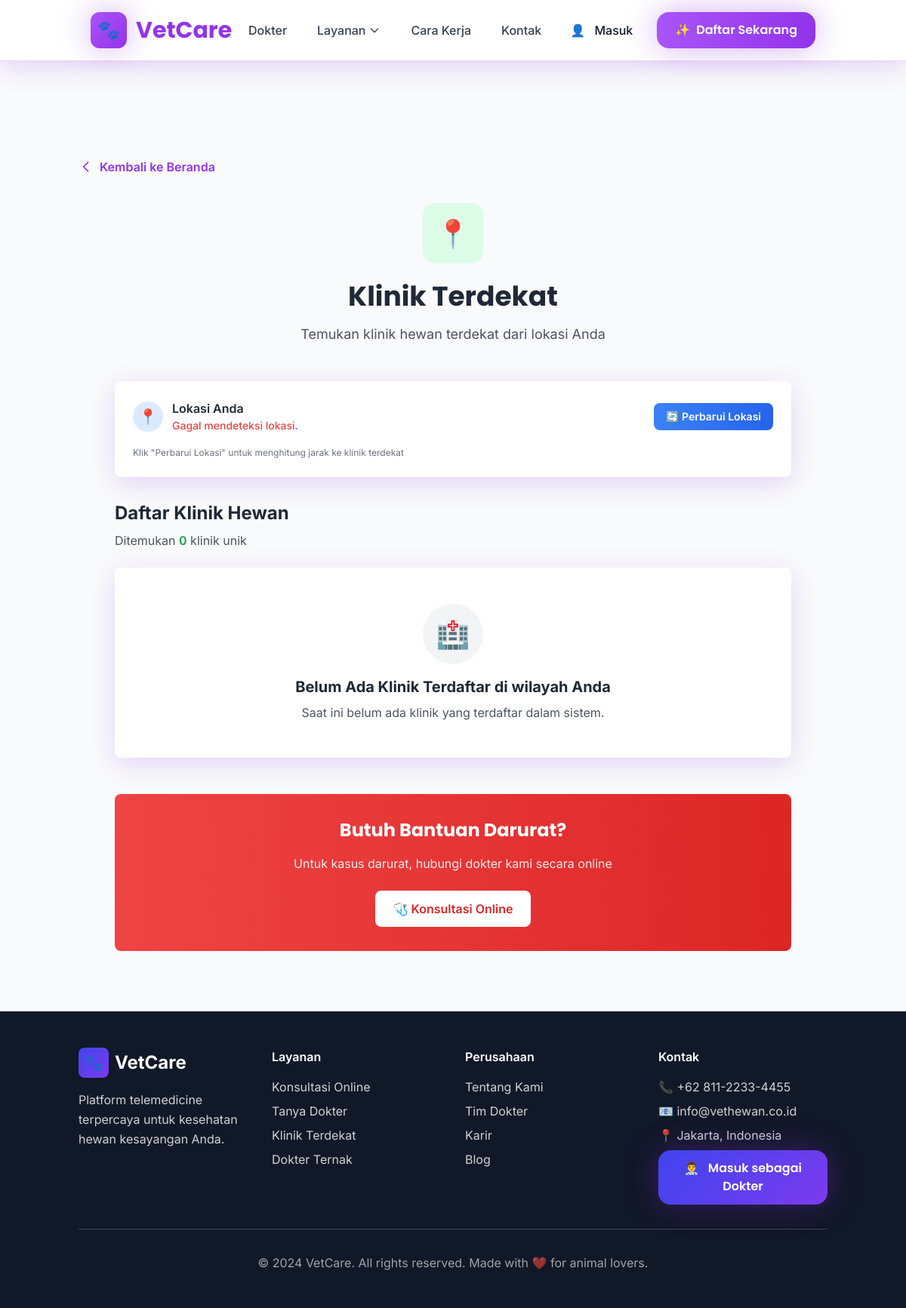
The page /?route=klinik-terdekat on the database as committed earlier.
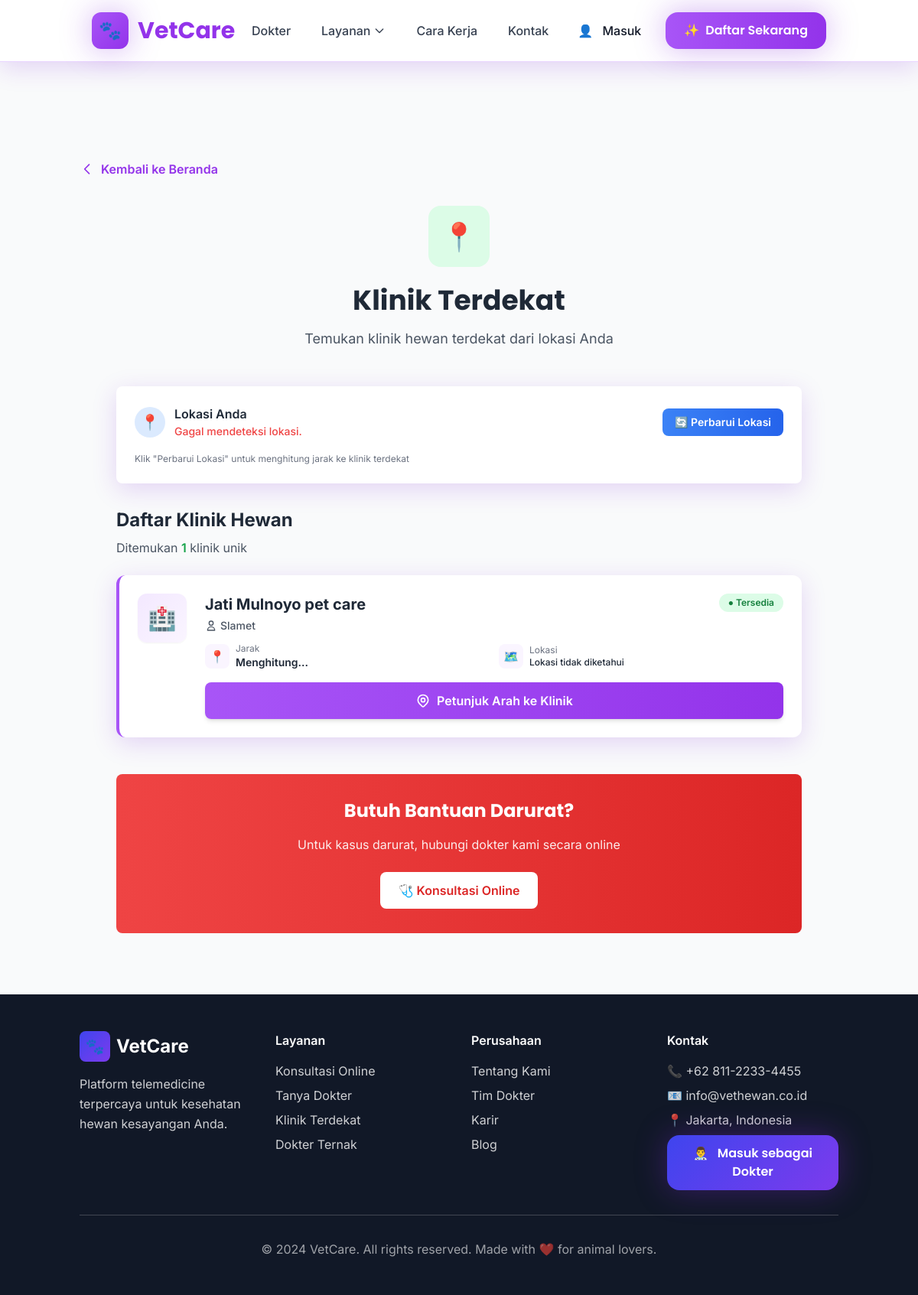
The same page on the database as committed later.
### tables this page shows
CREATE TABLE `m_lokasipraktik` (
  `dokter` int DEFAULT NULL,
  `nama_klinik` varchar(100) DEFAULT NULL,
  `alamat` varchar(255) NOT NULL DEFAULT '0',
  `lat` decimal(10,8) NOT NULL DEFAULT (0),
  `long` decimal(11,8) NOT NULL DEFAULT (0)
);

CREATE TABLE `m_dokter` (
  `id_dokter` int NOT NULL,
  `nama_dokter` varchar(70) NOT NULL DEFAULT '0',
  `ttl` date NOT NULL DEFAULT (curdate()),
  `strv` char(21) DEFAULT '0',
  `exp_strv` date DEFAULT (curdate()),
  `sip` varchar(30) DEFAULT '0',
  `exp_sip` date DEFAULT (curdate()),
  `foto` varchar(200) DEFAULT NULL,
  `pengalaman` year NOT NULL,
  `rate` decimal(3,2) NOT NULL DEFAULT '1.00',
  `status` enum('aktif','nonaktif') DEFAULT 'nonaktif',
  `harga` mediumint UNSIGNED DEFAULT NULL
);

### includes/DAO_dokter.php (called while the page is built, shortened)
<?php
class DAO_dokter
{
    static function allDoktersLocations()
    {
        $conn = Database::getConnection();
        $sql = 'select
                l.*,
                d.nama_dokter,
                d.kabupaten,
                d.provinsi
           from m_lokasipraktik as l
           inner join m_dokter as d on d.id_dokter=l.dokter
           where d.status="aktif"';
        try {
            $stmt = $conn->prepare($sql);
            $stmt->execute();
            $hasil = $stmt->fetchAll(PDO::FETCH_ASSOC);
            return $hasil;
        } catch (PDOException $e) {
            custom_log('[DAO_dokter::allDoktersLocations]: ' . $e->getMessage(), LOG_TYPE::ERROR);
            return false;
        }
    }
}
?>

### pages/klinik-terdekat.php (the view, shortened to what the changed rows need)
<?php
$raw_locations = DAO_dokter::allDoktersLocations();
$locations = [];
foreach ($raw_locations as $loc) {
    $locations[] = $loc;
}
?>
<div class="pt-32 pb-20">
    <div class="container mx-auto px-4">
        <div class="mb-8">
            <button onclick="navigateTo('?route=')"
                class="inline-flex items-center text-purple-600 hover:text-purple-700 font-semibold transition-colors duration-200">
                <svg class="w-5 h-5 mr-2" fill="none" stroke="currentColor" viewBox="0 0 24 24">
                    <path stroke-linecap="round" stroke-linejoin="round" stroke-width="2" d="M15 19l-7-7 7-7"></path>
                </svg>
                Kembali ke Beranda
            </button>
        </div>
        <div class="max-w-4xl mx-auto">
            <div class="text-center mb-12">
                <div class="w-20 h-20 bg-green-100 rounded-2xl flex items-center justify-center mx-auto mb-6">
                    <span class="text-4xl text-green-600">📍</span>
                </div>
                <h1 class="text-4xl font-display font-bold text-gray-800 mb-4">
                    Klinik Terdekat
                </h1>
                <p class="text-gray-600 text-lg max-w-2xl mx-auto">
                    Temukan klinik hewan terdekat dari lokasi Anda
                </p>
            </div>
            <div class="bg-white rounded-lg shadow-card p-6 mb-8">
                <div class="flex items-center justify-between mb-4">
                    <div class="flex items-center gap-3">
                        <div class="w-10 h-10 bg-blue-100 rounded-full flex items-center justify-center">
                            <span class="text-xl">📍</span>
                        </div>
                        <div>
                            <h3 class="font-semibold text-gray-800">Lokasi Anda</h3>
                            <p class="text-sm text-gray-800 font-medium leading-relaxed break-words"
                                id="user-location-text">
                            </p>
                        </div>
                    </div>
                    <button onclick="getUserLocation()"
                        class="bg-gradient-to-r from-blue-500 to-blue-600 text-white px-4 py-2 rounded-lg font-semibold hover:from-blue-600 hover:to-blue-700 transition-all duration-300 text-sm">
                        🔄 Perbarui Lokasi
                    </button>
                </div>
                <div class="text-xs text-gray-500">
                    Klik "Perbarui Lokasi" untuk menghitung jarak ke klinik terdekat
                </div>
            </div>
            <div class="mb-6">
                <h2 class="text-2xl font-bold text-gray-800 mb-2">
                    Daftar Klinik Hewan
                </h2>
                <p class="text-gray-600">
                    Ditemukan <span class="font-semibold text-green-600"><?php echo count($locations); ?></span> klinik
                    unik
                </p>
            </div>
            <div id="clinic-list" class="space-y-6">
                <?php if (empty($locations)): ?>
                    <div class="bg-white rounded-lg shadow-card p-12 text-center">
                        <div class="w-20 h-20 bg-gray-100 rounded-full flex items-center justify-center mx-auto mb-4">
                            <span class="text-4xl">🏥</span>
                        </div>
                        <h3 class="text-xl font-bold text-gray-800 mb-2">Belum Ada Klinik Terdaftar di wilayah Anda</h3>
                        <p class="text-gray-600">Saat ini belum ada klinik yang terdaftar dalam sistem.</p>
                    </div>
                <?php else: ?>
                    <?php foreach ($locations as $index => $location): ?>
                        <div class="bg-white rounded-xl shadow-card p-6 hover:shadow-xl transition-all duration-300 clinic-card border-l-4 border-purple-500"
                            data-lat="<?php echo htmlspecialchars($location['lat']); ?>"
                            data-lng="<?php echo htmlspecialchars($location['long']); ?>"
                            data-name="<?php echo htmlspecialchars($location['nama_klinik']); ?>">
                            <div class="flex items-start gap-6">
                                <div class="flex-shrink-0">
                                    <div
                                        class="w-16 h-16 bg-gradient-to-br from-purple-100 to-purple-50 rounded-xl flex items-center justify-center shadow-sm">
                                        <span class="text-3xl">🏥</span>
                                    </div>
                                </div>
                                <div class="flex-grow">
                                    <div class="flex items-start justify-between mb-3">
                                        <div>
                                            <h3 class="text-xl font-bold text-gray-800 mb-1">
                                                <?php echo htmlspecialchars($location['nama_klinik']); ?>
                                            </h3>
                                            <div class="flex items-center gap-2 text-sm text-gray-600">
                                                <span class="flex items-center gap-1">
                                                    <svg class="w-4 h-4" fill="none" stroke="currentColor" viewBox="0 0 24 24">
                                                        <path stroke-linecap="round" stroke-linejoin="round" stroke-width="2"
                                                            d="M16 7a4 4 0 11-8 0 4 4 0 018 0zM12 14a7 7 0 00-7 7h14a7 7 0 00-7-7z">
                                                        </path>
                                                    </svg>
                                                    <span
                                                        class="font-medium"><?php echo htmlspecialchars($location['nama_dokter']); ?></span>
                                                </span>
                                            </div>
                                        </div>
                                        <span
                                            class="inline-block bg-green-100 text-green-700 px-3 py-1 rounded-full text-xs font-semibold">
                                            ● Tersedia
                                        </span>
                                    </div>
                                    <div class="grid grid-cols-1 md:grid-cols-2 gap-3 mb-4">
                                        <div class="flex items-center gap-2 text-sm">
                                            <div class="w-8 h-8 bg-purple-50 rounded-lg flex items-center justify-center">
                                                <span class="text-base">📍</span>
                                            </div>
                                            <div>
                                                <p class="text-xs text-gray-500">Jarak</p>
                                                <p class="font-semibold text-gray-800 distance-text"
                                                    data-index="<?php echo $index; ?>">Menghitung...</p>
                                            </div>
                                        </div>
                                        <div class="flex items-center gap-2 text-sm">
                                            <div class="w-8 h-8 bg-purple-50 rounded-lg flex items-center justify-center">
                                                <span class="text-base">🗺️</span>
                                            </div>
                                            <div>
                                                <p class="text-xs text-gray-500">Lokasi</p>
                                                <p class="font-medium text-xs text-gray-800 leading-tight">
                                                    <?php
                                                    $alamat = array_filter([$location['kabupaten'], $location['provinsi']]);
                                                    echo $alamat ? htmlspecialchars(implode(', ', $alamat)) : 'Lokasi tidak diketahui';
                                                    ?>
                                                </p>
                                            </div>
                                        </div>
                                    </div>
                                    <button
                                        onclick="openGoogleMaps(<?php echo $location['lat']; ?>, <?php echo $location['long']; ?>)"
                                        class="w-full bg-gradient-to-r from-purple-500 to-purple-600 text-white px-6 py-3 rounded-lg font-semibold hover:from-purple-600 hover:to-purple-700 transition-all duration-300 shadow-md hover:shadow-lg flex items-center justify-center gap-2">
                                        <span>Petunjuk Arah ke Klinik</span>
                                    </button>
                                </div>
                            </div>
                        </div>
                    <?php endforeach; ?>
                <?php endif; ?>
            </div>
            <div class="mt-12 bg-gradient-to-r from-red-500 to-red-600 text-white rounded-lg p-8 text-center">
                <h3 class="text-2xl font-display font-bold mb-4">
                    Butuh Bantuan Darurat?
                </h3>
                <p class="mb-6 opacity-90">
                    Untuk kasus darurat, hubungi dokter kami secara online
                </p>
                <div class="flex flex-col sm:flex-row gap-4 justify-center">
                    <button onclick="navigateTo('?route=pilih-dokter')"
                        class="inline-block bg-white text-red-600 px-6 py-3 rounded-lg font-semibold hover:bg-gray-100 transition-colors">
                        🩺 Konsultasi Online
                    </button>
                </div>
            </div>
        </div>
    </div>
</div>

Rows that differ between the two databases and show on the page:
added m_lokasipraktik: nama_klinik "Jati Mulnoyo pet care", dokter.nama_dokter "Slamet"
Other text that changed with them:
count($locations): "0" → "1"
text no longer shown: "🏥 Belum Ada Klinik Terdaftar di wilayah Anda Saat ini belum ada klinik yang terdaftar dalam sistem."
